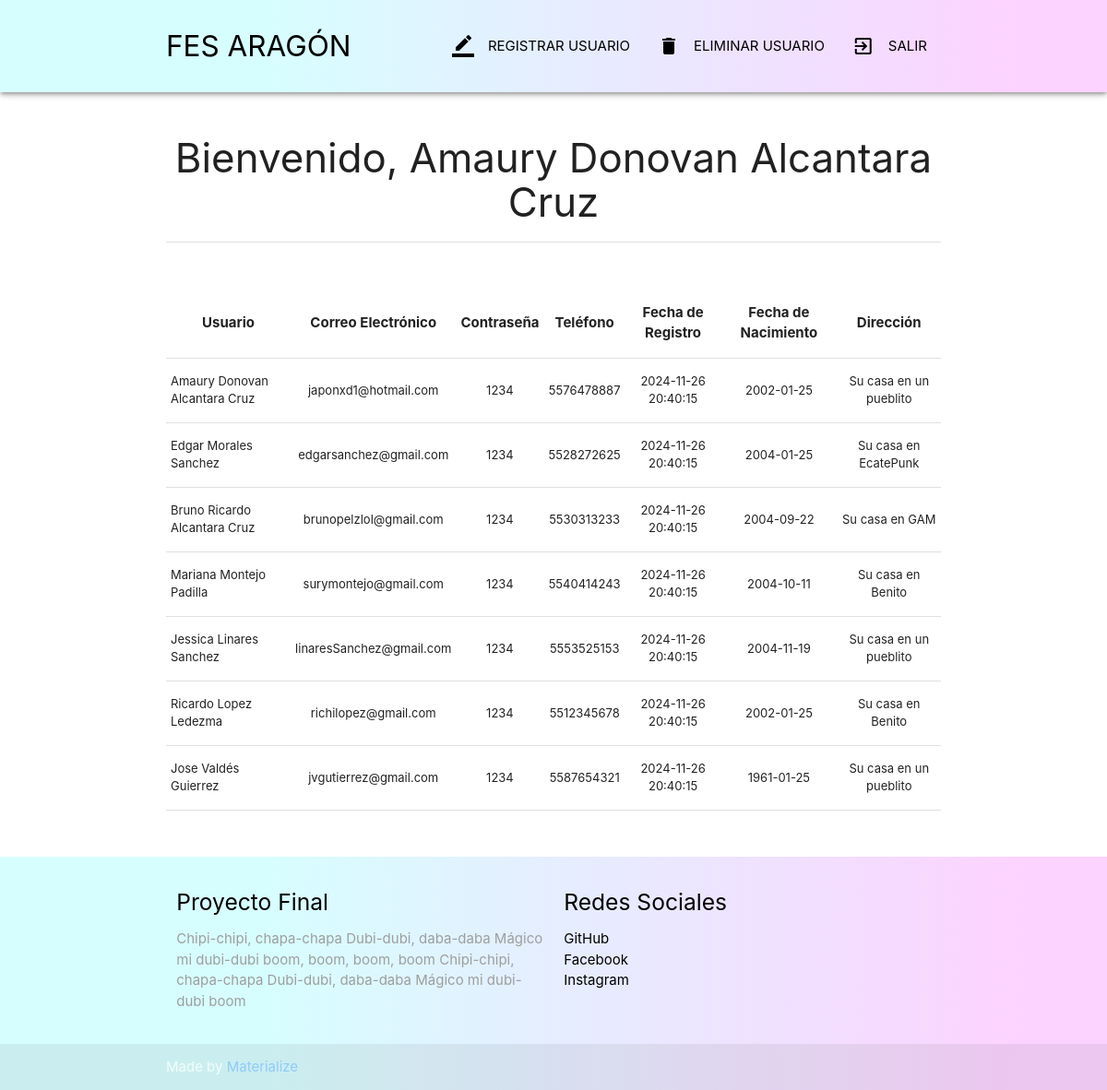
Page /Principal.php (signed in) on the committed database.
### tables this page shows
CREATE TABLE usuarios(
   id_usuarios INT NOT NULL UNIQUE AUTO_INCREMENT,
   nombre VARCHAR(30) NOT NULL,
   apellido VARCHAR(50) NOT NULL, 
   correo VARCHAR(50) NOT NULL UNIQUE,
   contrasena VARCHAR(20) NOT NULL,
   telefono VARCHAR(10) NOT NULL UNIQUE ,
   fecha_creacion_user DATETIME NOT NULL DEFAULT CURRENT_TIMESTAMP,
   fecha_nacimiento DATE NOT NULL,
   direccion VARCHAR(120) NOT NULL,
   PRIMARY KEY (id_usuarios)
);

### Principal.php (the view, shortened to what this page needs)
<!DOCTYPE html>
<html lang="en">
<head>
    <link type="text/css" rel="stylesheet" href="./estilos/materialize.min.css"  media="screen,projection"/>
    <link type="text/css" rel="stylesheet" href="./estilos/style.css"  media="screen,projection"/>
</head>
<body>
    <div class="navbar-fixed ">
        <nav class="fondopastel z-depth-2" role="navigation">
            <div class="nav-wrapper container "><a id="logo-container" href="https://www.aragon.unam.mx/fes-aragon/#!/inicio" class="brand-logo black-text ">FES ARAGÓN</a>
                <ul class="right hide-on-med-and-down " >
                    <li><a class="black-text text-darken-2" href='./Registro.php'><i class="material-icons left">border_color</i>REGISTRAR USUARIO</a></li>
                    <li><a class="black-text text-darken-2" href='./EliminarUsuario.php'><i class="material-icons left">delete</i>ELIMINAR USUARIO</a></li>
                    <li><a class="black-text text-darken-2" href='./logica/salir.php'><i class="material-icons left">exit_to_app</i>SALIR</a></li>
            </div>
        </nav>
    </div>
<?php
$email= $_SESSION['username'];
if(!isset($email)){
        header("location: ./index.php");
        exit();
}else{
    require "./logica/conexion.php";
    mysqli_set_charset($conexion,'utf8');
    $consulta_usuario = "SELECT nombre, apellido FROM usuarios WHERE correo = '$email'";
    $resultado_usuario = $conexion->query($consulta_usuario);
    if ($resultado_usuario->num_rows > 0) {
        $usuario = $resultado_usuario->fetch_assoc();
        $nombre = $usuario['nombre'];
        $apellido = $usuario['apellido'];
        echo "
            <div class='container'>
            <h3 class='center-align'>Bienvenido, $nombre $apellido</h3>
            <div class='divider espacio'></div>";
    }else {
        echo "<h1>Error: Usuario no encontrado.</h1>";
    }
    $consulta_sql="SELECT * FROM usuarios";
    $resultado = $conexion->query($consulta_sql);
    $count = mysqli_num_rows($resultado);
    echo "<table class='highlight espacio'>
        <thead >
            <tr >
                <th>Usuario</th>
                <th>Correo Electrónico</th>
                <th>Contraseña</th>
                <th>Teléfono</th>
                <th>Fecha de Registro</th>
                <th>Fecha de Nacimiento</th>
                <th>Dirección</th>
        </thead>
            </tr>";
    if ( $count>0 ){
        while( $row = mysqli_fetch_assoc($resultado)  ){
        echo "<tbody>";
            echo "<tr>";
                echo"<td class='left-align'>". $row['nombre']." ".$row['apellido'] ."</td>";
                echo"<td class='center-align'>". $row['correo'] ."</td>";
                echo"<td class='center-align'>". $row['contrasena'] ."</td>";
                echo"<td class='center-align'>". $row['telefono'] ."</td>";
                echo"<td class='center-align'>". $row['fecha_creacion_user'] ."</td>";
                echo"<td class='center-align'>". $row['fecha_nacimiento'] ."</td>";
                echo"<td class='center-align'>". $row['direccion'] ."</td>";
            echo "</tr>";
        echo"</tbody>";
        }
    }else{
        echo " <h1 class='container' style='color:red'>Sin Ningun registro</h1>";
    }
    echo "</table>";
    echo "</div>";
}
?>
<footer class="page-footer fondopastel">
    <div class="container">
      <div class="row">
        <div class="col l6 s12">
          <h5 class="black-text">Proyecto Final</h5>
          <p class="grey-text">Chipi-chipi, chapa-chapa Dubi-dubi, daba-daba Mágico mi dubi-dubi boom, boom, boom, boom Chipi-chipi, chapa-chapa Dubi-dubi, daba-daba Mágico mi dubi-dubi boom</p>
        </div>
        <div class="col l3 s12">
          <h5 class="black-text">Redes Sociales</h5>
          <ul>
            <li><a class="black-text" href="https://github.com/MarMontejo04">GitHub</a></li>
            <li><a class="black-text" href="https://www.facebook.com/?locale=es_LA">Facebook</a></li>
            <li><a class="black-text" href="https://www.instagram.com/">Instagram</a></li>
          </ul>
        </div>
      </div>
    </div>
    <div class="footer-copyright">
      <div class="container">
      Made by <a class="blue-text text-lighten-3" href="http://materializecss.com">Materialize</a>
      </div>
    </div>
  </footer>
</body>
</html>

### estilos/style.css (style rules this page uses)
nav { height: 100px; line-height: 100px; }
nav i, nav [class^="mdi-"], nav [class*="mdi-"], nav i.material-icons { height: 100px; line-height: 100px; }
@media only screen and (min-width: 601px) { nav, nav i { height: 100px; line-height: 100px; } }
.fondopastel { background: rgb(215,254,255); background: linear-gradient(90deg, rgba(215,254,255,1) 24%, rgba(252,211,255,1) 92%); }
h3 { margin-top: 10%; }
.espacio { margin-bottom: 50px; }
th { text-align: center; }
tbody { font-size: small; }

### rows in the picture
usuarios: nombre "Amaury Donovan", apellido "Alcantara Cruz", correo "japonxd1@hotmail.com", contrasena "1234", telefono "5576478887", fecha_creacion_user "2024-11-26 20:40:15", fecha_nacimiento "2002-01-25", direccion "Su casa en un pueblito"
usuarios: nombre "Edgar", apellido "Morales Sanchez", correo "edgarsanchez@gmail.com", contrasena "1234", telefono "5528272625", fecha_creacion_user "2024-11-26 20:40:15", fecha_nacimiento "2004-01-25", direccion "Su casa en EcatePunk"
usuarios: nombre "Bruno Ricardo", apellido "Alcantara Cruz", correo "brunopelzlol@gmail.com", contrasena "1234", telefono "5530313233", fecha_creacion_user "2024-11-26 20:40:15", fecha_nacimiento "2004-09-22", direccion "Su casa en GAM"
usuarios: nombre "Mariana", apellido "Montejo Padilla", correo "surymontejo@gmail.com", contrasena "1234", telefono "5540414243", fecha_creacion_user "2024-11-26 20:40:15", fecha_nacimiento "2004-10-11", direccion "Su casa en Benito"
usuarios: nombre "Jessica", apellido "Linares Sanchez", correo "linaresSanchez@gmail.com", contrasena "1234", telefono "5553525153", fecha_creacion_user "2024-11-26 20:40:15", fecha_nacimiento "2004-11-19", direccion "Su casa en un pueblito"
usuarios: nombre "Ricardo", apellido "Lopez Ledezma", correo "richilopez@gmail.com", contrasena "1234", telefono "5512345678", fecha_creacion_user "2024-11-26 20:40:15", fecha_nacimiento "2002-01-25", direccion "Su casa en Benito"
usuarios: nombre "Jose", apellido "Valdés Guierrez", correo "jvgutierrez@gmail.com", contrasena "1234", telefono "5587654321", fecha_creacion_user "2024-11-26 20:40:15", fecha_nacimiento "1961-01-25", direccion "Su casa en un pueblito"
